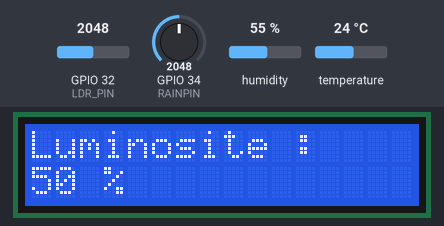
The sketch below on a simulated ESP32. On the bench: 16×2 character LCD. The inputs (shaded band) are chosen by the test bench; at power-on: GPIO 32 (LDR_PIN) = 2048, GPIO 34 (RAINPIN) = 2048, humidity 55 %, temperature 24 °C (analog values on the 0–4095 scale). WiFi joins after 1.5 s; servers stay silent unless stated; no MQTT or app messages arrive unless stated; what the sketch prints to the serial monitor is not drawn.

Above: at 7.3 s.
7.4 s: GPIO 32 (LDR_PIN) set to 1960
At 9.5 s:
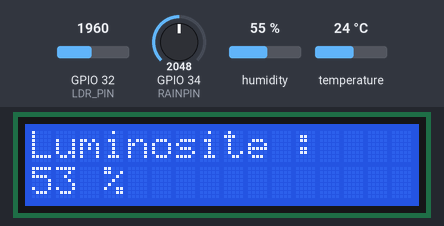
9.8 s: GPIO 32 (LDR_PIN) set to 2040
At 11.0 s:
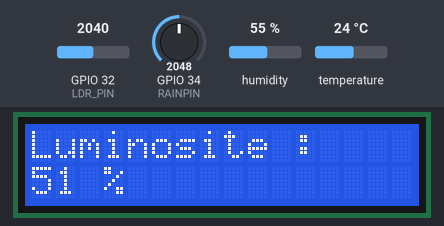
11.9 s: GPIO 32 (LDR_PIN) set to 1228
At 13.7 s:
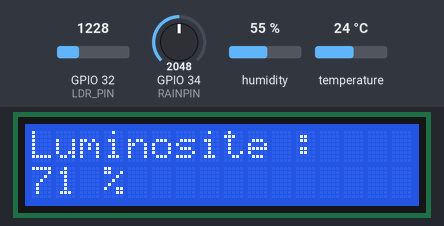
Timing chart, 0 to 15.2 s (numbered marks = the images above; inputs shaded):
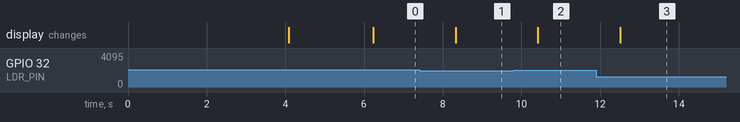

The sketch:

sketch.ino
```cpp
#include <Wire.h>
#include <WiFi.h>
#include <LiquidCrystal_I2C.h>
#include <DHT.h>
#include <PubSubClient.h>  // Utiliser PubSubClient pour la gestion MQTT

// === Pins capteurs ===
#define LDR_PIN 32
#define DHTPIN 15
#define RAINPIN 34

// Initialisation de l'écran LCD
LiquidCrystal_I2C lcd(0x27, 16, 2);

// Initialisation du capteur DHT22
DHT dht(DHTPIN, DHT22);

// === WiFi ===
char ssid[] = "Wokwi-GUEST";
char pass[] = "";
WiFiClient espClient;
PubSubClient client(espClient);  // Utilisation de PubSubClient pour MQTT

// Constants pour le calcul du capteur de lumière
const float GAMMA = 0.7;
const float RL10 = 50.0;

const char* mqtt_server = "broker.hivemq.com";  // Serveur MQTT

void setup() {
  // Console de débogage
  Serial.begin(115200);

  // Initialiser le capteur DHT
  dht.begin();

  // Initialiser l'écran LCD
  lcd.init();
  lcd.backlight();

  // Définir les modes des broches
  pinMode(LDR_PIN, INPUT);
  pinMode(RAINPIN, INPUT);
  pinMode(DHTPIN, INPUT);

  // Configurer la résolution de lecture analogique
  analogReadResolution(12);

  // Afficher un message de démarrage sur l'écran LCD
  lcd.setCursor(0, 0);
  lcd.print("Weather Monitor");
  lcd.setCursor(4, 1);
  lcd.print("System");
  delay(4000);
  lcd.clear();

  // Connexion au WiFi
  connectToWiFi();

  // Configurer MQTT
  setupMQTT();
}

void connectToWiFi() {
  WiFi.begin(ssid, pass);
  Serial.print("Connexion au WiFi...");
  while (WiFi.status() != WL_CONNECTED) {
    delay(1000);
    Serial.print(".");
  }
  Serial.println(" Connecté au WiFi!");
}

void setupMQTT() {
  client.setServer(mqtt_server, 1883);  // Connexion au serveur MQTT
  while (!client.connected()) {
    Serial.print("Connexion MQTT...");
    if (client.connect("ESP32_Meteo_Client")) {
      Serial.println("Connecté à MQTT");
    } else {
      Serial.print("Erreur de connexion, code: ");
      Serial.print(client.state());
      delay(2000);
    }
  }
}

void publishMQTT(float temp, float hum, int rain, int light) {
  // Créer un message JSON
  String payload = "{\"temperature\": " + String(temp) + ", ";
  payload += "\"humidite\": " + String(hum) + ", ";
  payload += "\"pluie\": " + String(rain) + ", ";
  payload += "\"luminosite\": " + String(light) + "}";

  // Publier les données sur un topic MQTT
  client.publish("meteo/data", payload.c_str());
  Serial.println("Données publiées via MQTT : " + payload);
}

void updateDisplay() {
  displayTemperature();
  delay(2000);
  displayHumidity();
  delay(2000);
  displayRain();
  delay(2000);
  displayLight();
  delay(2000);
}

void displayTemperature() {
  float t = dht.readTemperature();

  if (isnan(t)) {
    lcd.clear();
    lcd.print("Erreur capteur");
    return;
  }

  Serial.print("Temperature : ");
  Serial.print(t);
  Serial.println(" C");

  lcd.clear();
  lcd.setCursor(0, 0);
  lcd.print("Temperature :");
  lcd.setCursor(0, 1);
  lcd.print(t);
  lcd.print(" C");
}

void displayHumidity() {
  float h = dht.readHumidity();

  if (isnan(h)) {
    lcd.clear();
    lcd.print("Erreur capteur");
    return;
  }

  Serial.print("Humidite : ");
  Serial.print(h);
  Serial.println(" %");

  lcd.clear();
  lcd.setCursor(0, 0);
  lcd.print("Humidite :");
  lcd.setCursor(0, 1);
  lcd.print(h);
  lcd.print(" %");
}

void displayRain() {
  int rain = readRain();

  Serial.print("Pluie : ");
  Serial.print(rain);
  Serial.println(" %");

  lcd.clear();
  lcd.setCursor(0, 0);
  lcd.print("Niveau pluie :");
  lcd.setCursor(0, 1);
  lcd.print(rain);
  lcd.print(" %");
}

void displayLight() {
  int light = readLightPercent();

  Serial.print("Luminosite : ");
  Serial.print(light);
  Serial.println(" %");

  lcd.clear();
  lcd.setCursor(0, 0);
  lcd.print("Luminosite :");
  lcd.setCursor(0, 1);
  lcd.print(light);
  lcd.print(" %");
}

int readRain() {
  int value = analogRead(RAINPIN);
  value = map(value, 0, 4095, 0, 100);
  return 100 - value;
}

float readLight() {
  int analogValue = analogRead(LDR_PIN);
  float voltage = analogValue / 4095.0 * 3.3;
  float resistance = (3.3 - voltage) * RL10 / voltage;
  return pow(RL10 * 1000 * pow(10.0, GAMMA) / resistance, (1 / GAMMA));
}

int readLightPercent() {
  int analogValue = analogRead(LDR_PIN);
  return map(analogValue, 0, 4095, 100, 0);
}

unsigned long lastPublish = 0;
void loop() {
  // Vérifie si 5 secondes se sont écoulées
  if (millis() - lastPublish > 5000) {  // Envoi des données toutes les 5 secondes
    float temperature = dht.readTemperature();
    float humidity = dht.readHumidity();
    int rain = readRain();
    int light = readLightPercent();

    // Gérer la connexion MQTT
    if (!client.connected()) {
      setupMQTT();
    }
    client.loop();  // Assure que la connexion reste active

    // Publier les données via MQTT
    publishMQTT(temperature, humidity, rain, light);

    lastPublish = millis();  // Met à jour le moment de dernier envoi
  }

  // Mise à jour de l'affichage de manière plus fluide sans blocage
  static unsigned long lastDisplay = 0;
  if (millis() - lastDisplay > 2000) {  // Mise à jour de l'affichage tous les 2 secondes
    lastDisplay = millis();
    displayTemperature();
    displayHumidity();
    displayRain();
    displayLight();
  }

  delay(100);  // Un petit délai pour éviter de surcharger la CPU
}
```

Measured:
- after the input at 7.4 s, the display: changes after 0.93 s (image 1)
- after the input at 9.8 s, the display: changes after 0.62 s (image 2)
- after the input at 11.9 s, the display: changes after 0.61 s (image 3)
